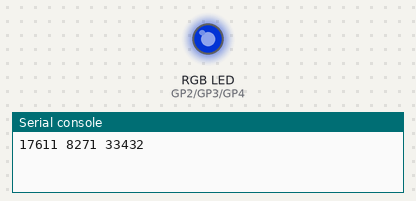
Recording of a program running on a simulated Raspberry Pi Pico running MicroPython. Shown: an RGB LED mixed from three pins (HIGH = lit), the last lines printed to the serial console. Dim RGB values are drawn brighter than linear; random numbers come from a fixed seed.

Above: at 0.1 s.
At 4.1 s:
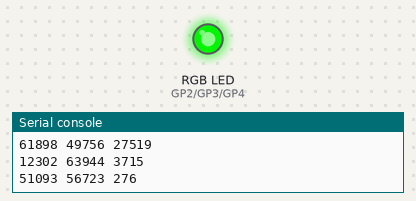
At 9.1 s:
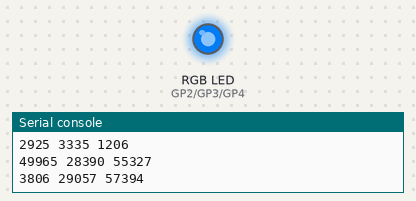
At 19.1 s:
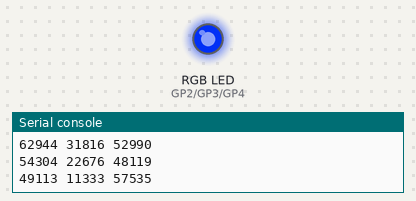
At 29.1 s:
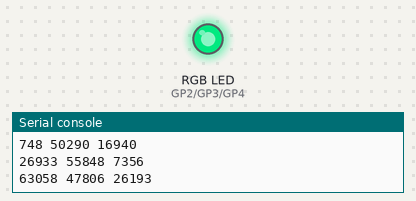
At 39.1 s:
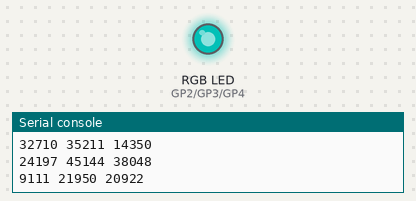
Timing chart, 0 to 40.0 s (numbered marks = the images above):
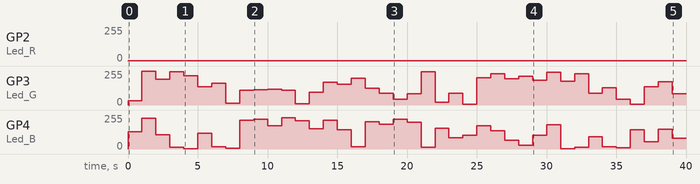

The program:

rgb.py
```python
from machine import Pin,PWM
import utime
import random
Led_R = PWM(Pin(2))
Led_G = PWM(Pin(3))
Led_B = PWM(Pin(4))
# Define the frequency
Led_R.freq(2000)
Led_G.freq(2000)
Led_B.freq(2000)
if __name__ == "__main__":
    while True:
        # range of random numbers
        R=random.randint(0,65535)
        G=random.randint(0,65535)
        B=random.randint(0,65535)
        print(R,G,B)
        Led_R.duty_u16(1)
        Led_G.duty_u16(G)
        Led_B.duty_u16(B)
        utime.sleep_ms(1000)
```

Measured:
- by itself, GP2 (Led_R): 0/255 → 1/255 at 0.00 s
- by itself, GP3 (Led_G): 0/255 → 32/255 at 0.00 s, → 253/255 1.0 s later, → 194/255 1.0 s later, → 249/255 1.0 s later, … (40 changes in this stretch)
- by itself, GP4 (Led_B): 0/255 → 130/255 at 0.00 s, → 229/255 1.0 s later, → 107/255 1.0 s later, → 14/255 1.0 s later, … (40 changes in this stretch)
